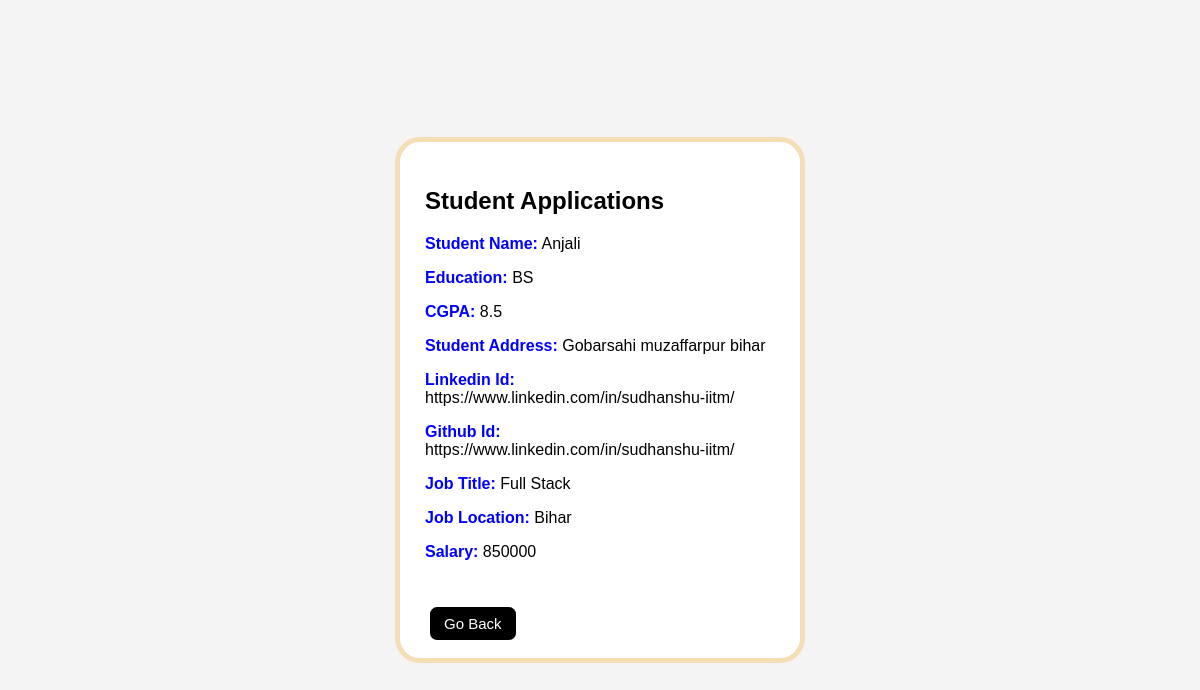
The app's page /view_all_std_app/2/1, older data.
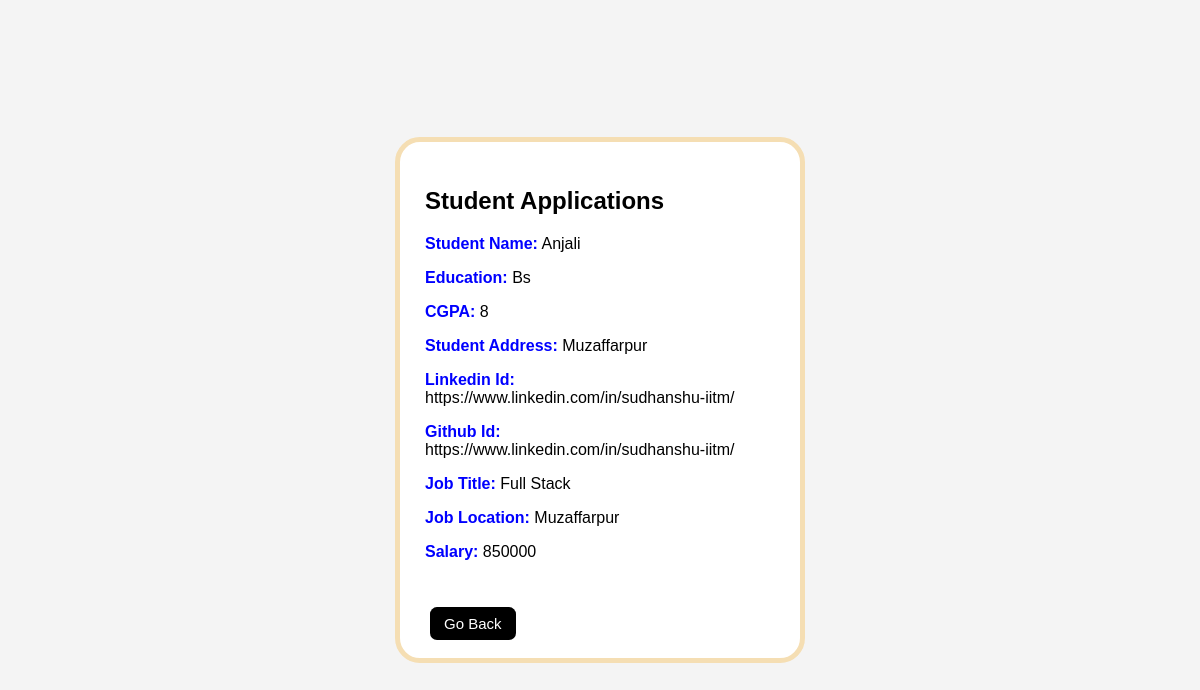
The same page, newer data.
### application/models.py (models this page shows)
class User(db.Model):
    __tablename__ = "user"
    id = db.Column(db.Integer, primary_key=True)
    full_name = db.Column(db.String(30), nullable=False)
    email = db.Column(db.String(50), unique=True, nullable=False)
    password = db.Column(db.String(50), nullable=False)
    education = db.Column(db.String(50))
    cgpa = db.Column(db.String(50))
    address = db.Column(db.String(50))
    linkdin = db.Column(db.String(100))
    github = db.Column(db.String(100))
    hobby = db.Column(db.String(100))
    type = db.Column(db.String(20), default="student", nullable=False)
    status = db.Column(db.String(20), default="active", nullable=False)
    applications = db.relationship("Application",backref="user",cascade="all, delete")

class Jobs(db.Model):
    __tablename__ = "jobs"
    id = db.Column(db.Integer, primary_key=True)
    company_id = db.Column(db.Integer, db.ForeignKey("company.id"), nullable=False)
    job_title = db.Column(db.String(50), nullable=False)
    job_description = db.Column(db.String(200) ,nullable=False)
    eligibility = db.Column(db.String(100) ,nullable=False)
    salary = db.Column(db.Integer ,nullable=False)
    location = db.Column(db.String(100),nullable=False)
    job_deadline = db.Column(db.Date)
    job_status = db.Column(db.String(20), default="pending", nullable=False)
    applications = db.relationship("Application", backref="jobs",cascade="all, delete")

### application/controllers.py (the view)
@app.route("/view_all_std_app/<int:std_id>/<int:job_id>",methods=["GET","POST"])
def view_all_std_app(std_id,job_id):
    this_std=User.query.filter_by(id=std_id).first()
    this_job=Jobs.query.filter_by(id=job_id).first()
    return render_template("view_resume.html",this_std=this_std,this_job=this_job)

### templates/view_resume.html (shortened to what this page needs)
<!DOCTYPE html>
<html lang="en">
<head>
    <link rel="stylesheet" href="/static/Job_details.css">
</head>
<body>
<div class="job-card">
    <div class="job-left">
        <h2> Student Applications </h2>
        <p><strong class="label">Student Name:</strong> {{ this_std.full_name }}</p>
        <p><strong class="label">Education:</strong> {{ this_std.education }}</p>
        <p><strong class="label">CGPA:</strong> {{ this_std.cgpa }}</p>
        <p><strong class="label">Student Address:</strong> {{ this_std.address }}</p>
        <p><strong class="label">Linkedin Id:</strong> {{ this_std.linkdin }}</p>
        <p><strong class="label">Github Id:</strong> {{ this_std.github }}</p>
        <p><strong class="label">Job Title:</strong> {{ this_job.job_title }}</p>
        <p><strong class="label">Job Location:</strong> {{ this_job.location }}</p>
        <p><strong class="label">Salary:</strong> {{ this_job.salary }}</p> <br>
        <div class="actions">
            <a href="/comp_dash/{{this_job.company_id}}" class="btn btn-black">Go Back</a>
        </div>
    </div>
</div>
</body>
</html>

Row changes from the older to the newer data that the page shows:
changed User "Anjali": education "BS" → "Bs"; cgpa "8.5" → "8"; address "Gobarsahi muzaffarpur bihar" → "Muzaffarpur"
changed Jobs "Full Stack": location "Bihar" → "Muzaffarpur"
